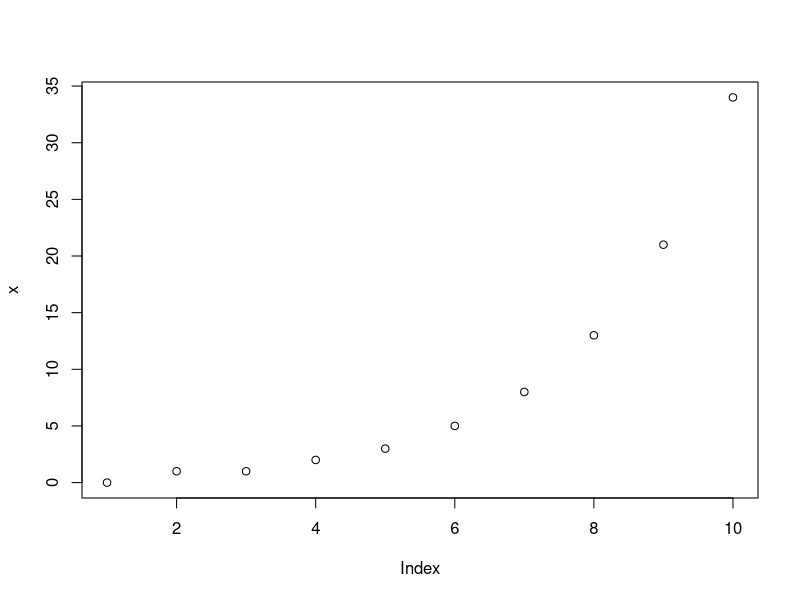
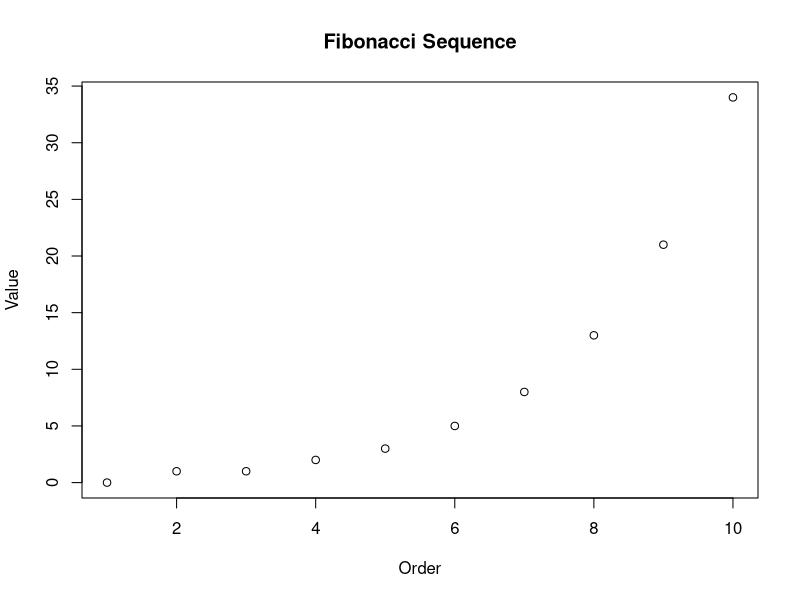
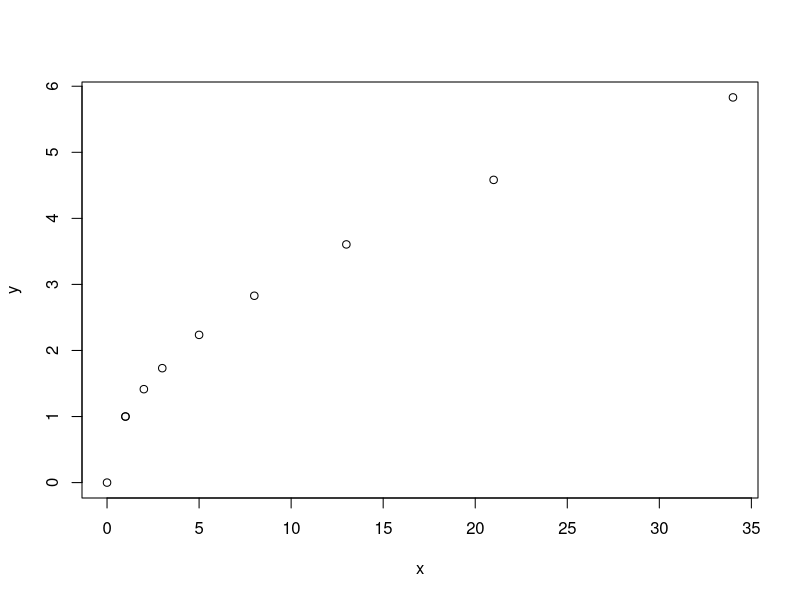

Write the R code that produced these figures, in order. (Note: this script raises an error after producing the figures.)
install.packages("abc")

#....
"Let's Go Sioux!"
15
((22+5)/9)*2
c(0,1,1,2,3,5,8,13,21,34) #fibonnaci sequence 
x <- c(0,1,1,2,3,5,8,13,21,34) 
x
x[1:3]
x[-5:-6]
plot(x)
plot(x, main = "Fibonacci Sequence", xlab = "Order", ylab = "Value")
y <- sqrt(x)
y
?sqrt
plot(x, y)
z <- 3
x2 <- x * z
x2
#Boolean
5 < 6 
6 < 5
x == 0

rep("North Dakota Hockey, 2016 NCAA Division 1 Champions", times=3)
seq(0, 10, by = 2)
p <- seq(1:3)
p
q = seq(1, 2, by = 0.5)
q
r <- rbind(p,q)
r
str(r)
s <- cbind(p, q)
s
s <- data.frame(s)
str(s)
names(s) <- c("column 1", "column 2")
s
t <- as.matrix(s)
t
t[1, 1]
t[, 2]
t[1:2, ]
new <- old[1:70, c(1, 3, 7:10)]
new = old[, -1]

#summary stats
a <- c(1, 2, 3, NA)
sum(a)
sum(a, na.rm = TRUE)
data <- c(4, 3, 2, 5.5, 7.8, 9, 14, 20)
mean(data)
median(data)
sd(data)
max(data)
min(data)
range(data)
quantile(data)
barplot(data)
abline(h = mean(data))
abline(h = median(data), lty = 2)

set.seed(1)
norm = rnorm(100) 
plot(norm)
hist(norm)

# tidyverse
library(dplyr)
summarize(group_by(iris, Species), average = mean(Sepal.Length))

iris %>% group_by(Species) %>% summarize(average = mean(Sepal.Length))

distinct(iris, Species)

count(iris, Species)

df <- filter(iris, Sepal.Width > 3.5)
df <- arrange(iris, desc(Petal.Length))
head(df)

iris2 <- select(iris, starts_with("Se"))
iris3 <- select(iris, -starts_with("Se"))

theIris <- bind_cols(iris2, iris3)
head(theIris)
head(iris)

summarize(iris, n_distinct(Sepal.Width))

dedupe <- iris %>% distinct(Sepal.Width, .keep_all = T)
str(dedupe)










          